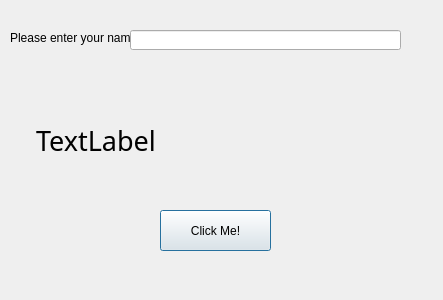
<?xml version="1.0" encoding="UTF-8"?>
<ui version="4.0">
 <class>Dialog</class>
 <widget class="QDialog" name="Dialog">
  <property name="geometry">
   <rect>
    <x>0</x>
    <y>0</y>
    <width>443</width>
    <height>300</height>
   </rect>
  </property>
  <property name="windowTitle">
   <string>Dialog</string>
  </property>
  <widget class="QLabel" name="lblEnterName">
   <property name="geometry">
    <rect>
     <x>10</x>
     <y>30</y>
     <width>121</width>
     <height>16</height>
    </rect>
   </property>
   <property name="text">
    <string>Please enter your name</string>
   </property>
  </widget>
  <widget class="QLabel" name="lblResponse">
   <property name="geometry">
    <rect>
     <x>36</x>
     <y>120</y>
     <width>361</width>
     <height>41</height>
    </rect>
   </property>
   <property name="font">
    <font>
     <family>Franklin Gothic Medium</family>
     <pointsize>20</pointsize>
    </font>
   </property>
   <property name="text">
    <string>TextLabel</string>
   </property>
  </widget>
  <widget class="QLineEdit" name="txtName">
   <property name="geometry">
    <rect>
     <x>130</x>
     <y>30</y>
     <width>271</width>
     <height>20</height>
    </rect>
   </property>
  </widget>
  <widget class="QPushButton" name="btnClickMe">
   <property name="geometry">
    <rect>
     <x>160</x>
     <y>210</y>
     <width>111</width>
     <height>41</height>
    </rect>
   </property>
   <property name="text">
    <string>Click Me!</string>
   </property>
   <property name="autoDefault">
    <bool>true</bool>
   </property>
   <property name="default">
    <bool>true</bool>
   </property>
   <property name="flat">
    <bool>false</bool>
   </property>
  </widget>
 </widget>
 <resources/>
 <connections/>
</ui>
